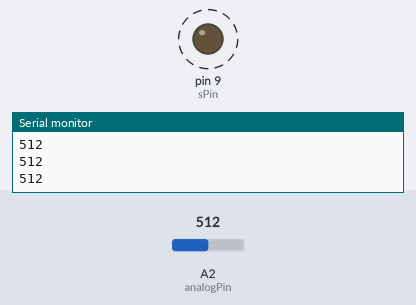
The sketch below on a simulated Arduino Uno, built with avr-gcc and run on an emulated ATmega328P. On the bench: output pins drawn as LEDs (lit = HIGH), the last lines printed to the serial monitor. Dashed ring = blinking. Inputs (shaded band) come from the test bench; at power-on: A2 (analogPin) = 512. Pins used as bus, display or sensor lines are not drawn.

Above: at 0.2 s.
1.3 s: A2 (analogPin) set to 209
At 1.76 s:
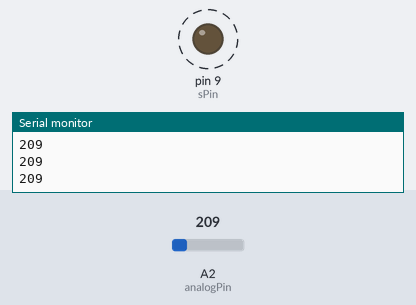
4.3 s: A2 (analogPin) set to 186
At 4.8 s:
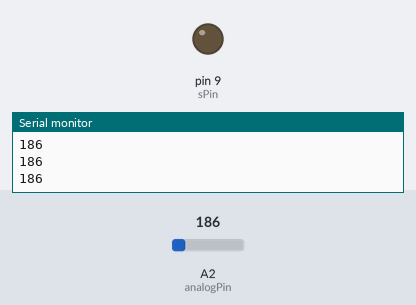
5.8 s: A2 (analogPin) set to 210
At 8.7 s:
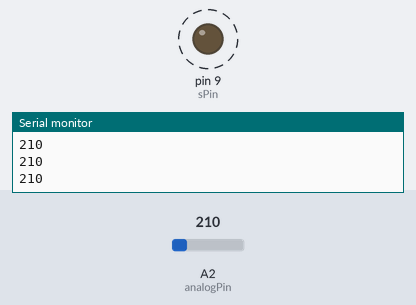
8.8 s: A2 (analogPin) set to 190
At 9.7 s:
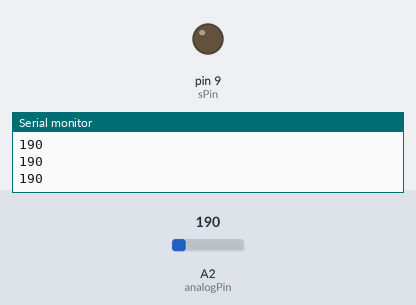
Timing chart, 0 to 11.3 s (numbered marks = the images above; inputs shaded):
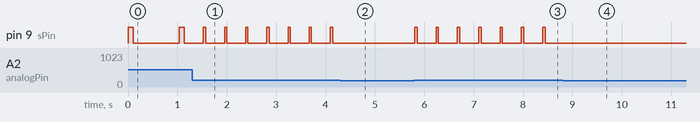

Measured:
- the behaviour switches between 201 and 200 on A2 (analogPin) (found by bisection; images 1 and 2)
- after the input at 1.3 s, pin 9 (sPin): alternates HIGH for 0.05 s and LOW for 0.38 s, starting after 0.22 s
- after the input at 4.3 s, pin 9 (sPin): stops changing and stays LOW
- after the input at 5.8 s, pin 9 (sPin): alternates HIGH for 0.05 s and LOW for 0.38 s, starting at once
- after the input at 8.8 s, pin 9 (sPin): stops changing and stays LOW
- by itself, pin 9 (sPin): alternates HIGH for 0.10 s and LOW for 0.93 s

The sketch:

solenoidOnThreshold_noDelay_.pde
```cpp
//**************************************************************//
//  Name    : thwackOne                                         //
//  Author  : Carlyn Maw                                        //
//  Date    : 1 JULY, 2011                                      //
//  Version : 1.0                                               //
//  Notes   : code for testing a solenoid. based on             //
//          : http://arduino.cc/en/Tutorial/IfStatement         //
//          : with the addition of the pulse() function and     //
//          : its related variables.                            //
//  Circuit :  * potentiometer connected to analog pin A2.      //
//          :    - center pin A0                                //
//          :    - side leads to pins 15 & 14 (as vcc and gnd)  //
//****************************************************************


//------------------------------------------------------------ GLOBAL TIME VARS
long lastMillis= 0;
long currentMillis = 0;

//---------------------------------------------------------- ANALOG INFORMATION
const int analogPin = A2;    // pin that the sensor is attached to
const int threshold = 200;   // an arbitrary threshold level

const int aVccPin = 15;      // making pins 15  (A1)& 14(A0) serve as VCC and GND
const int aGndPin = 14;      // for the sensor means that I can stick a giant
// capacitor accross the power lines of the
// Arduino on the main 5V and GND pins
// without doing any extra setup work.

//--------------------------------------------------------- SOLENOID INFORMATION
const int sPin = 9;        // pin that the solenoid is attached to
int sPeriod = 1000;  // length of full period, don't get too long or too short  //changed
const int sDutyCycle = 10; // duty cycle of solenoid
byte sState = 0;           // used in later verions of the code

long sCurrentFlip = 0;


//------------------------------------------------------------------ START SETUP

void setup() {
  // initialize the solenoid pin as an output:
  pinMode(sPin, OUTPUT);
  // initialize serial communications:
  Serial.begin(9600);

  pinMode(aVccPin, OUTPUT);
  pinMode(aGndPin, OUTPUT);
  digitalWrite(aVccPin, HIGH);
  digitalWrite(aGndPin, LOW);
}

//------------------------------------------------------------- START MAIN LOOP

void loop() {

  //LOOP: STEP ONE, CHECK THE TIME
  lastMillis = currentMillis; // dumps the time from the last loop into previous holder
  currentMillis = millis();  // refreshes time constant

  //LOOP: STEP TWO, POLL THE ENVIRONMENT
  int analogValue = analogRead(analogPin);
  sPeriod = analogValue * 2;

  //LOOP: STEP THREE, DO SOMETHING ABOUT IT
  // if the analog value is high enough, pulse the Solenoid:
  if (analogValue > threshold) {
    pulse(sPin, sPeriod, sDutyCycle);
  }
  else {
    digitalWrite(sPin,LOW);
  }
  // print the analog value:
  Serial.println(analogValue, DEC);

}


///------------------------------------------------------------------  pulse()

//states:  ready, firing, waiting
void pulse(int myPin, int myPeriod, int myDutyCycle) {
  int myOnPeriod = (myPeriod * myDutyCycle) / 100;
  int myOffPeriod = (myPeriod - myOnPeriod);

  //if my state is ready
  if (sState == 0) {
    //get the time
    sCurrentFlip = millis();
    //set my state to firing
    sState = 1;
    //turn on the pin
    digitalWrite(myPin, HIGH);
  }
  else if (sState == 1) {
    if ((myOnPeriod) < (currentMillis - sCurrentFlip)) {
      //if it's time, turn me off
      digitalWrite(myPin, LOW);
      sCurrentFlip = millis();
      sState = 2;
    }


  }
  else if (sState == 2) {
    //keep me off
    digitalWrite(myPin, LOW);
    //check the time and make me ready
    if ((myOffPeriod) < (currentMillis - sCurrentFlip)) {
      sState = 0;
    }

  }

}
```
